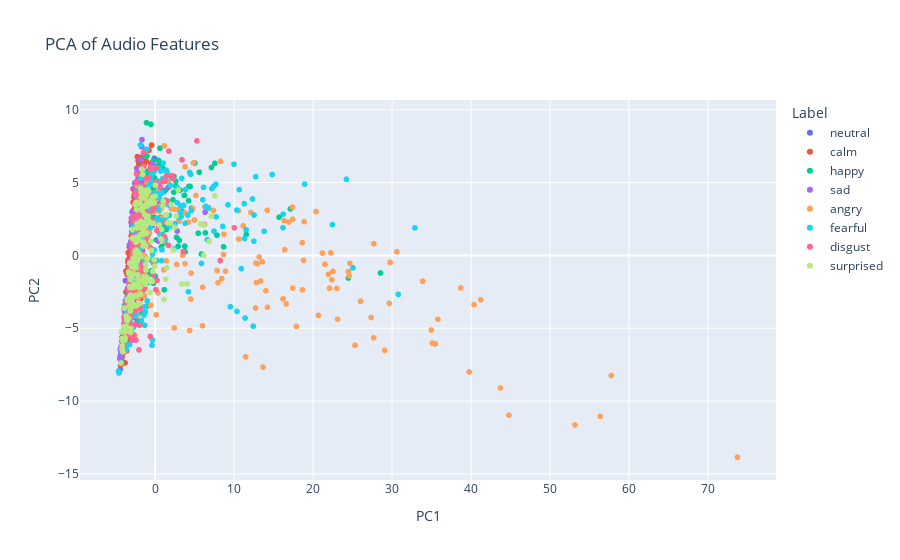

The cell this chart's notebook holds for it:
### Code cell
# Apply PCA
pca = PCA(n_components=2)
pca_result = pca.fit_transform(features_scaled)

# Create a DataFrame for PCA results
pca_df = pd.DataFrame(pca_result, columns=["PC1", "PC2"])
pca_df["label"] = emotion_labels

# Plot PCA results
fig_PCA = px.scatter(
    pca_df,
    x="PC1",
    y="PC2",
    color=pca_df["label"].astype(str),  # Ensure labels are treated as categorical data
    title="PCA of Audio Features",
    labels={"color": "Label"},
)

fig_PCA.show()

### Figure 1 — Plotly figure (JSON) as saved in the notebook; plotly's stock layout.template omitted (floating-point values rounded to 4 significant figures; data arrays with more than 128 entries replaced by an {"elided": "..."} marker saying what was removed)
{"data": [{"hovertemplate": "Label=neutral<br>PC1=%{x}<br>PC2=%{y}<extra></extra>", "legendgroup": "neutral", "marker": {"color": "#636efa", "symbol": "circle"}, "mode": "markers", "name": "neutral", "showlegend": true, "type": "scattergl", "x": [-4.1, -3.921, -3.952, -3.881, -2.312, -2.867, -2.545, -2.456, -3.202, -3.148, -3.311, -3.008, -2.419, -1.92, -2.085, -2.34, -3.621, -3.414, -3.304, -3.786, -2.64, -2.178, -2.267, -2.288, -3.529, -3.477, -3.46, -3.486, -2.984, -3.042, -2.852, -3.03, -4.439, -4.337, -4.411, -4.09, -1.541, -1.708, -0.1047, -1.8, -4.082, -3.871, -4.025, -4.039, -2.949, -2.916, -2.464, -2.847, -3.944, -3.751, -3.801, -3.657, -2.656, -3.005, -2.718, -2.993, -3.206, -3.604, -3.654, -3.376, -2.679, -2.774, -2.163, -2.18, -3.672, -3.878, -3.663, -3.265, -3.141, -3.432, -3.76, -3.411, -3.622, -3.391, -3.503, -3.583, -2.257, -2.006, -2.083, -2.095, -3.394, -3.449, -3.358, -3.541, -2.8, -2.686, -2.691, -2.674, -3.23, -3.162, -3.074, -3.038, -1.995, -2.342, -1.945, -2.098], "xaxis": "x", "y": [-6.709, -5.954, -6.276, -6.049, 2.892, 0.1456, 0.1913, 1.351, -1.365, -2.537, -3.382, -2.447, 2.275, 5.069, 5.501, 4.822, -4.331, -3.03, -2.977, -5.173, 2.219, 4.408, 4.463, 4.832, -3.204, -3.198, -3.49, -3.703, -0.8905, -0.1953, 0.9681, -0.8067, -7.825, -6.659, -6.909, -5.499, 3.533, 3.295, 6.668, 3.148, -6.14, -5.296, -5.998, -6.058, 2.019, 1.463, 4.065, 1.761, -5.775, -4.892, -5.591, -5.005, 1.818, 1.33, 1.332, 0.4612, -3.58, -5.05, -5.171, -4.157, 2.149, 1.799, 1.42, 2.904, -5.458, -6.612, -6.076, -4.223, 0.2439, -1.01, -1.734, -1.281, -4.54, -3.162, -4.205, -4.644, 4.334, 4.213, 4.664, 3.941, -4.698, -5.101, -5.802, -5.448, 1.381, 1.58, 1.353, 1.349, -3.099, -3.812, -3.908, -2.935, 6.293, 4.373, 5.024, 4.5], "yaxis": "y"}, {"hovertemplate": "Label=calm<br>PC1=%{x}<br>PC2=%{y}<extra></extra>", "legendgroup": "calm", "marker": {"color": "#EF553B", "symbol": "circle"}, "mode": "markers", "name": "calm", "showlegend": true, "type": "scattergl", "x": {"elided": "192 float values"}, "xaxis": "x", "y": {"elided": "192 float values"}, "yaxis": "y"}, {"hovertemplate": "Label=happy<br>PC1=%{x}<br>PC2=%{y}<extra></extra>", "legendgroup": "happy", "marker": {"color": "#00cc96", "symbol": "circle"}, "mode": "markers", "name": "happy", "showlegend": true, "type": "scattergl", "x": {"elided": "192 float values"}, "xaxis": "x", "y": {"elided": "192 float values"}, "yaxis": "y"}, {"hovertemplate": "Label=sad<br>PC1=%{x}<br>PC2=%{y}<extra></extra>", "legendgroup": "sad", "marker": {"color": "#ab63fa", "symbol": "circle"}, "mode": "markers", "name": "sad", "showlegend": true, "type": "scattergl", "x": {"elided": "192 float values"}, "xaxis": "x", "y": {"elided": "192 float values"}, "yaxis": "y"}, {"hovertemplate": "Label=angry<br>PC1=%{x}<br>PC2=%{y}<extra></extra>", "legendgroup": "angry", "marker": {"color": "#FFA15A", "symbol": "circle"}, "mode": "markers", "name": "angry", "showlegend": true, "type": "scattergl", "x": {"elided": "192 float values"}, "xaxis": "x", "y": {"elided": "192 float values"}, "yaxis": "y"}, {"hovertemplate": "Label=fearful<br>PC1=%{x}<br>PC2=%{y}<extra></extra>", "legendgroup": "fearful", "marker": {"color": "#19d3f3", "symbol": "circle"}, "mode": "markers", "name": "fearful", "showlegend": true, "type": "scattergl", "x": {"elided": "192 float values"}, "xaxis": "x", "y": {"elided": "192 float values"}, "yaxis": "y"}, {"hovertemplate": "Label=disgust<br>PC1=%{x}<br>PC2=%{y}<extra></extra>", "legendgroup": "disgust", "marker": {"color": "#FF6692", "symbol": "circle"}, "mode": "markers", "name": "disgust", "showlegend": true, "type": "scattergl", "x": {"elided": "192 float values"}, "xaxis": "x", "y": {"elided": "192 float values"}, "yaxis": "y"}, {"hovertemplate": "Label=surprised<br>PC1=%{x}<br>PC2=%{y}<extra></extra>", "legendgroup": "surprised", "marker": {"color": "#B6E880", "symbol": "circle"}, "mode": "markers", "name": "surprised", "showlegend": true, "type": "scattergl", "x": {"elided": "192 float values"}, "xaxis": "x", "y": {"elided": "192 float values"}, "yaxis": "y"}], "layout": {"legend": {"title": {"text": "Label"}, "tracegroupgap": 0}, "title": {"text": "PCA of Audio Features"}, "xaxis": {"anchor": "y", "domain": [0, 1], "title": {"text": "PC1"}}, "yaxis": {"anchor": "x", "domain": [0, 1], "title": {"text": "PC2"}}}}
